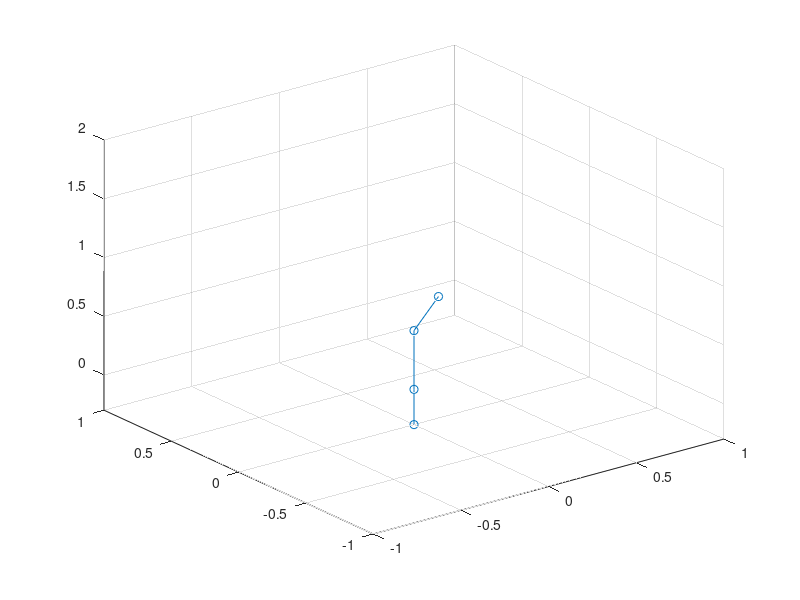

Recreate this plot in MATLAB.
%% Good Matlab Practices
clc; clear; close all;

%% End Effector Zero Position Configuration
L=0.5; %m (given)
M=[0 0 1 L ; 0 -1 0 0 ; 1 0 0 0 ; 0 0 0 1];

%% Matrix Representation of Screw Motion for Each Joint [Si]
S1=[0 -1 0 0;1 0 0 0;0 0 0 0;0 0 0 0];
S2=[0 0 -1 0;0 0 0 0;1 0 0 0;0 0 0 0];
S3=[0 0 -1 0;0 0 0 0;1 0 0 -L;0 0 0 0];
S4=[0 0 0 1;0 0 0 0;0 0 0 0;0 0 0 0];

% %% Introduction
% fprintf('Hello, this program finds the end effector final configuration given user inputs for a RRRP system. \nPress spacebar to continue.\n\n')
% pause
% 
% %% Ask for User Input and Error Check
% start=1;  %Start
% error=0;  %No Error at start
% 
% %theta1 input
% while error==1 || start==1    %While error is true or it is the first iteration
%     theta1=input('Please enter the joint parameter for the revolute joint 1, in radians\n');
%     if theta1>=0 || theta1<0
%         break  
%     else
%         fprintf('Invalid entry, please try again.\n')
%         error=1;
%     end
% end
% 
% %theta2 input
% while error==1 || start==1    %While error is true or it is the first iteration
%     theta2=input('Please enter the joint parameter for the revolute joint 2, in radians\n');
%     if theta2>=0 || theta2<0
%         break  
%     else
%         fprintf('Invalid entry, please try again.\n')
%         error=1;
%     end
% end
% 
% %theta3 input
% while error==1 || start==1    %While error is true or it is the first iteration
%     theta3=input('Please enter the joint parameter for the revolute joint 3, in radians\n');
%     if theta3>=0 || theta3<0
%         break  
%     else
%         fprintf('Invalid entry, please try again.\n')
%         error=1;
%     end
% end
% 
% %theta4 input
% while error==1 || start==1    %While error is true or it is the first iteration
%     theta4=input('Please enter the joint parameter for the prismatic joint 4, in meters. Note: Must be positive\n');
%     if theta4>=0
%         break  
%     else
%         fprintf('Invalid entry, please try again.\n')
%         error=1;
%     end
% end


%% Overwritten 
theta1 = pi/3
theta2 = pi/2
theta3 = pi/4
theta4 = 1.2
%% FK Expression: PoE Function and End Effector Position and Orientation Matrix
EEPO=expm(S1*theta1)*expm(S2*theta2)*expm(S3*theta3)*expm(S4*theta4)*M;

%% Yaw-Pitch-Roll: ZYX Euler Angles, Section B.1.1 in Book
beta=atan2(-EEPO(3,1),sqrt(EEPO(1,1)^2+EEPO(2,1)^2));  %Revolution around y-axis
alpha=atan2(EEPO(2,1),EEPO(1,1));   %Revolution around z-axis
gamma=atan2(EEPO(3,2),EEPO(3,3));   %%Revolution around x-axis

%% Print out of End Effector Position and Orientation, Including Yaw-Pitch-Roll angles (ZYX)
fprintf('\nThe roll angle for the end-effector is %f rad\n', gamma)
fprintf('The pitch angle for the end-effector is %f rad\n', beta)
fprintf('The yaw angle for the end-effector is %f rad\n', alpha)

fprintf('\nThe coordinate of the end-effector is %f , %f ,%f',EEPO(1,4), EEPO(2,4), EEPO(3,4))
fprintf('\nThe end-effector orientation and position matrix is:')
EEPO
%% Simulation
t = 0;

dtheta1 = theta1/150;
dtheta2 = theta2/150;
dtheta3 = theta3/150;
dtheta4 = theta4/150;

for t = 0:150;
    EEPO=expm(S1*dtheta1*t)*expm(S2*dtheta2*t)*expm(S3*dtheta3*t)*expm(S4*dtheta4*t)*M;
    EEP3=expm(S1*dtheta1*t)*expm(S2*dtheta2*t)*expm(S3*dtheta3*t)*M;;
    
    x=[0 0 EEP3(1,4) EEPO(1,4)];
    y=[0 0 EEP3(2,4) EEPO(2,4)];
    z=[-0.3 0 EEP3(3,4) EEPO(3,4)];%-0.3 is used to seperate joint 1 and joint 2, coordinate of joint 1 is [0 0 -0.3
    
    
    scatter3(x,y,z);
    line(x,y,z);
    xlim([-1 1]);
    ylim([-1 1]);
    zlim([-0.3 2]);
    grid on;
    
    F = getframe;
end

movie(F);
    
    


